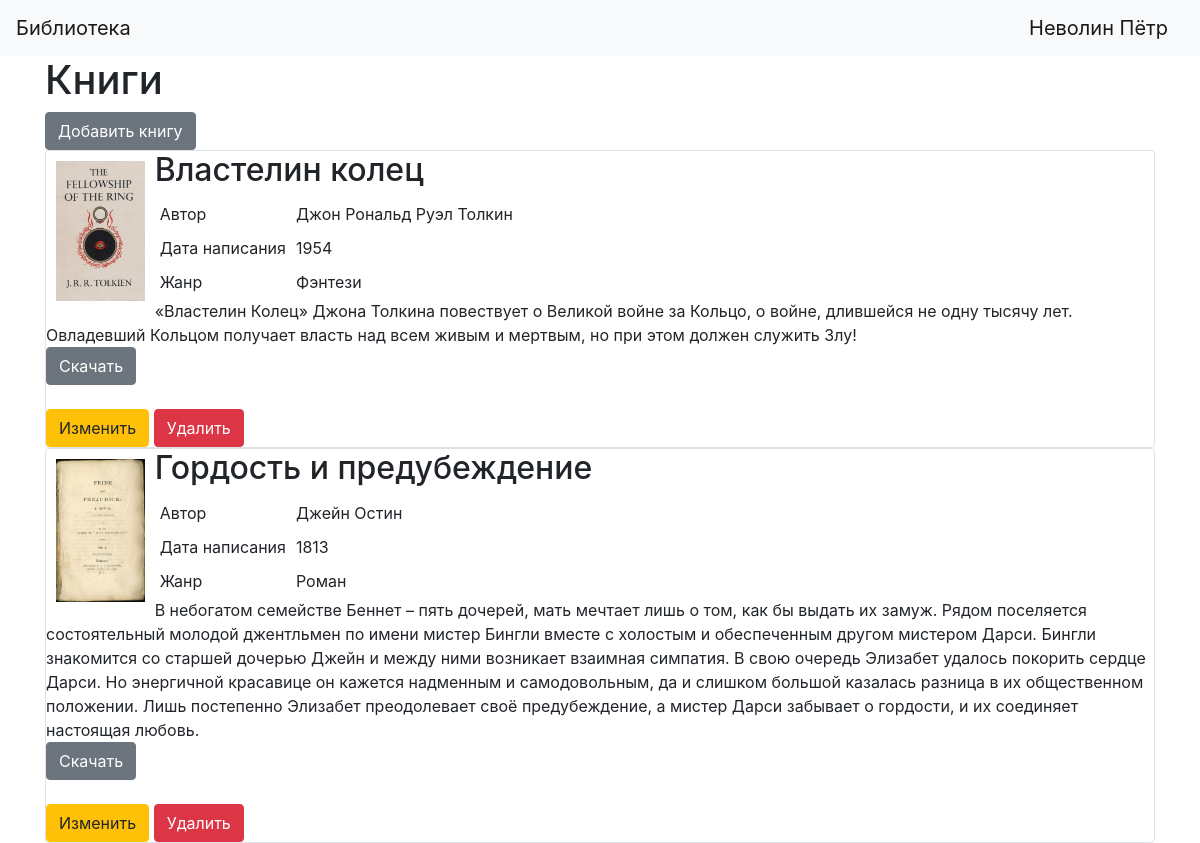
Page /index (signed in) on the committed database.
### data/users.py (models this page shows, shortened)
class User(SqlAlchemyBase, UserMixin):
    __tablename__ = 'users'
    id = sqlalchemy.Column(sqlalchemy.Integer, primary_key=True, autoincrement=True)
    surname = sqlalchemy.Column(sqlalchemy.String, nullable=True)
    name = sqlalchemy.Column(sqlalchemy.String, nullable=True)
    email = sqlalchemy.Column(sqlalchemy.String, index=True, unique=True, nullable=True)
    hashed_password = sqlalchemy.Column(sqlalchemy.String, nullable=True)
    created_date = sqlalchemy.Column(sqlalchemy.DateTime, default=datetime.datetime.now)

### data/books.py (models this page shows)
class Book(SqlAlchemyBase):
    __tablename__ = 'books'
    id = sqlalchemy.Column(sqlalchemy.Integer, primary_key=True, autoincrement=True)
    title = sqlalchemy.Column(sqlalchemy.String)
    author = sqlalchemy.Column(sqlalchemy.String, nullable=True)
    annotation = sqlalchemy.Column(sqlalchemy.String, nullable=True)
    genre_id = sqlalchemy.Column(sqlalchemy.Integer, sqlalchemy.ForeignKey("genres.id"))
    created_date = sqlalchemy.Column(sqlalchemy.Integer, nullable=True)
    img_file = sqlalchemy.Column(sqlalchemy.String, nullable=True)
    text_file = sqlalchemy.Column(sqlalchemy.String)
    genre = orm.relation('Genre')

### data/genres.py (models this page shows)
class Genre(SqlAlchemyBase):
    __tablename__ = 'genres'
    id = sqlalchemy.Column(sqlalchemy.Integer, primary_key=True, autoincrement=True)
    title = sqlalchemy.Column(sqlalchemy.String, index=True, unique=True)
    book = orm.relation("Book", back_populates='genre')

### main.py (the view)
@app.route('/')
@app.route('/index')
def index():
    db_sess = db_session.create_session()
    books = db_sess.query(Book)
    return render_template("index.html", title="Главная страница", books=books)

### data/db_session.py (called while the page is built)
def create_session() -> Session:
    global __factory
    return __factory()

### main.py (called while the page is built)
@login_manager.user_loader
def load_user(user_id):
    db_sess = db_session.create_session()
    return db_sess.query(User).get(user_id)

### templates/index.html
{% extends "base.html" %}
{% block content %}
<h1>Книги</h1>
{% if current_user.is_authenticated and current_user.id == 1 %}
    <a href="book" class="btn btn-secondary">Добавить книгу</a>
{% endif %}
{% for item in books %}
<div class="col-md6 border rounded">
    <img src={{"/static/img/"+item.img_file}} align="left" width="8%" height="8%" hspace="10" vspace="10">
    <h2>{{item.title}}</h2>
    <table cellpadding="5">
        <tr>
            <td>Автор</td><td>{{item.author}}</td>
        </tr>
        <tr>
            <td>Дата написания</td><td>{{item.created_date}}</td>
        </tr>
        <tr>
            <td>Жанр</td><td>{{item.genre.title}}</td>
        </tr>
    </table>
    <div>
        {{item.annotation}}
    </div>
    {% if current_user.is_authenticated %}
    <div>
        <a href="/book_download/{{ item.id }}" class="btn btn-secondary">
            Скачать
        </a>
    </div>
    <br>
    <div>
        <a href="/book/{{ item.id }}" class="btn btn-warning">
            Изменить
        </a>
        <a href="/book_delete/{{ item.id }}" class="btn btn-danger">
            Удалить
        </a>
    </div>
{% endif %}
</div>
{% endfor %}
{% endblock %}

### templates/base.html (shortened to what this page needs)
<!DOCTYPE html>
<html lang="en">
<head>
    <link rel="stylesheet"
          href="https://stackpath.bootstrapcdn.com/bootstrap/4.4.1/css/bootstrap.min.css"
>
</head>
<body>
    <header>
        <nav class="navbar navbar-light bg-light">
            <a class="navbar-brand" href="#">Библиотека</a>
            {% if current_user.is_authenticated %}
                <a class="navbar-brand" href="/logout">{{ current_user.surname}}{{ current_user.name }}</a>
            {% else %}
                <p>
                    <a class="btn btn-primary " href="/register">Зарегистрироваться</a>
                    <a class="btn btn-success" href="/login">Войти</a>
                </p>
            {% endif %}
        </nav>
    </header>
    <main role="main" class="container">
        {% block content %}{% endblock %}
    </main>
</body>
</html>

### rows in the picture
User: surname "Неволин", name "Пётр"
Book: img_file (picture), title "Властелин колец", author "Джон Рональд Руэл Толкин", created_date "1954", genre "Фэнтези", annotation "«Властелин Колец» Джона Толкина повествует о Великой войне за Кольцо, о войне, длившейся не одну тысячу лет. Овладевший Кольцом получает власть над всем живым и мертвым, но при этом должен служить Злу!"
Book: img_file (picture), title "Гордость и предубеждение", author "Джейн Остин", created_date "1813", genre "Роман", annotation "В небогатом семействе Беннет – пять дочерей, мать мечтает лишь о том, как бы выдать их замуж. Рядом поселяется состоятельный молодой джентльмен по имени мистер Бингли вместе с холостым и обеспеченным другом мистером Дарси. Бингли знакомится со старшей дочерью Джейн и между ними возникает взаимная симпатия. В свою очередь Элизабет удалось покорить сердце Дарси. Но энергичной красавице он кажется надменным и самодовольным, да и слишком большой казалась разница в их общественном положении. Лишь постепенно Элизабет преодолевает своё предубеждение, а мистер Дарси забывает о гордости, и их соединяет настоящая любовь."
